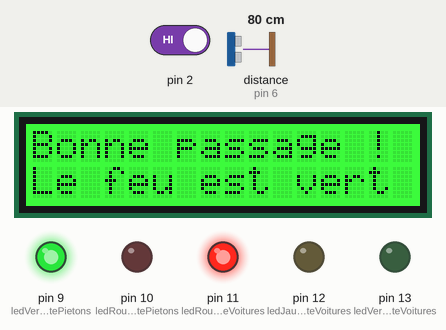
This sketch was run on a simulated Arduino Uno, built with avr-gcc and run on an emulated ATmega328P. Shown: 16×2 character LCD, output pins drawn as LEDs (lit = HIGH). The test bench sets the inputs (shaded band); at power-on: pin 2 HIGH, distance to the obstacle (sensor on pin 6) 80 cm. The echo pulse lasts 58.3 µs per cm; pins used as bus, display or sensor lines are not drawn.

Above: at 1.2 s.
1.3 s: pin 2 driven LOW
At 10.9 s:
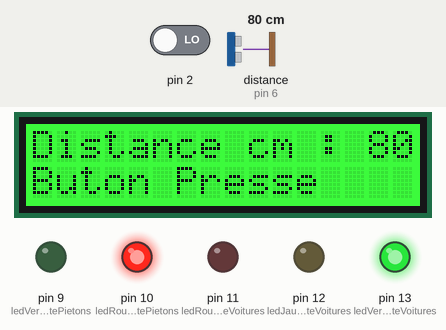
23.3 s: pin 2 driven HIGH
At 33.2 s:
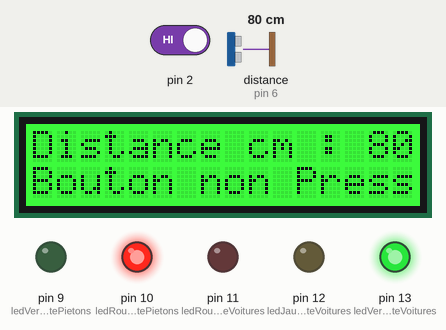
45.3 s: distance to the obstacle (sensor on pin 6) set to 2 cm
At 54.6 s:
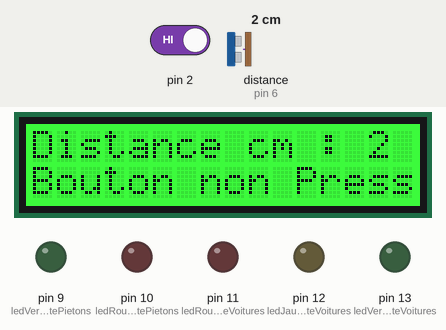
55.2 s: pin 2 driven LOW
At 65.7 s:
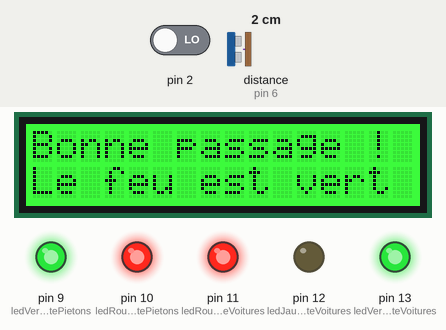
Timing chart, 0 to 75.9 s (numbered marks = the images above; inputs shaded):
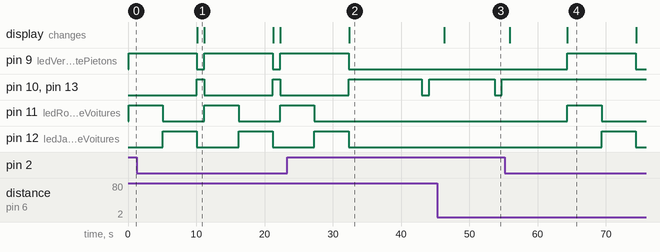

Measured:
- after the input at 1.3 s, the display: changes after 8.9 s (image 1)
- after the input at 23.3 s, pin 9 (ledVertCotePietons), pin 12 (ledJauneCoteVoitures): goes on until 32.3 s, then stays LOW; pin 11 (ledRougeCoteVoitures): goes on until 27.3 s, then stays LOW; the display: changes after 9.1 s (image 2)
- after the input at 45.3 s, the display: changes after 1.0 s (image 3)
- after the input at 55.2 s, pin 10 (ledRougeCotePietons), pin 13 (ledVertCoteVoitures): stays HIGH (without the input it goes to LOW after 9.2 s); the display: first changes after 0.69 s (image 4 shows a later state)
- by itself, pin 9 (ledVertCotePietons): alternates HIGH for 10.0 s and LOW for 1.1 s
- by itself, pin 11 (ledRougeCoteVoitures), pin 12 (ledJauneCoteVoitures): alternates HIGH for 5.0 s and LOW for 6.1 s
- what the display in image 1 shows lasts 1.0 s, from 10.2 s to 11.2 s

The sketch:

main.ino
```cpp
#include <Wire.h>
#include "rgb_lcd.h"

rgb_lcd lcd;

const int colorRed = 0;
const int colorGreen = 255;
const int colorBlue = 0;
/**
  Le bouton poussoir
*/
int etatBouton;
int boutonPressed = 0;
int boutonNonPressed = 1;
/**
  Les leds
*/
int ledVertCoteVoitures = 13;
int ledJauneCoteVoitures = 12;
int ledRougeCoteVoitures = 11;
int ledRougeCotePietons = 10;
int ledVertCotePietons = 9;
/**
  Le capteur Ultrason
*/
int trig = 7;
int echo = 6;
long lecture_echo;
long distanceEncm;

void setup() {
  lcd.begin(16, 2);
  lcd.setRGB(colorRed, colorGreen, colorBlue);
  /**
    Leds
  */
  pinMode(ledVertCoteVoitures, OUTPUT);
  pinMode(ledJauneCoteVoitures, OUTPUT);
  pinMode(ledRougeCoteVoitures, OUTPUT);
  pinMode(ledRougeCotePietons, OUTPUT);
  pinMode(ledVertCotePietons, OUTPUT);
  // bouton poussoir
  pinMode(2, INPUT);
  Serial.begin(9600);
  /**
     Capteur
  */
  pinMode(trig, OUTPUT);
  digitalWrite(trig, LOW);
  pinMode(echo, INPUT);
}

void loop() {
  // put your main code here, to run repeatedly:
  lcd.clear();
  lcd.setCursor(0,0);
  lcd.print("Bonne passage !");
  lcd.setCursor(0,1);
  lcd.print("Le feu est vert");
  digitalWrite(ledVertCotePietons, HIGH);
  digitalWrite(ledRougeCoteVoitures, HIGH);
  delay(5000);
  digitalWrite(ledJauneCoteVoitures, HIGH);
  digitalWrite(ledRougeCoteVoitures, LOW);
  delay(5000);
  int dureeEnSeconde = 10;
  for (int i = 0; i < dureeEnSeconde; ++i)
  {
    digitalWrite(ledJauneCoteVoitures, LOW);
    digitalWrite(ledVertCotePietons, LOW);
    digitalWrite(ledVertCoteVoitures, HIGH);
    digitalWrite(ledRougeCotePietons, HIGH);
    digitalWrite(trig, HIGH);
    delayMicroseconds(10); // envoi d'une impulsion sur trig de 10 microsecondes
    digitalWrite(trig, LOW);
    lecture_echo = pulseIn(echo, HIGH);
    distanceEncm = lecture_echo / 58; // lecture_echo*340/(2*10000)
    lcd.clear();
    lcd.setCursor(0, 0);
    lcd.print("Distance cm : ");
    lcd.print(distanceEncm);
    lcd.setCursor(0,1);
    lcd.print("Bouton non Presse");
    etatBouton = digitalRead(2);
    if  ( (etatBouton == boutonPressed) && (distanceEncm > 25))
    {
      lcd.clear();
      lcd.setCursor(0,0);
      lcd.print("Distance cm : ");
      lcd.print(distanceEncm);
      lcd.setCursor(0, 1);
      lcd.print("Buton Presse");
      delay(1000);
      digitalWrite(ledJauneCoteVoitures, LOW);
      digitalWrite(ledVertCoteVoitures, LOW);
      digitalWrite(ledRougeCotePietons, LOW);
      loop();
    }
    if ( (etatBouton == boutonPressed) && (distanceEncm < 25) )
    {
      lcd.clear();
      lcd.setCursor(0,0);
      lcd.print("Distance cm : ");
      lcd.print(distanceEncm);
      lcd.setCursor(0, 1);
      lcd.print("Buton Presse");
      delay(1000);
    }

    else if (etatBouton == boutonNonPressed)
    {
      lcd.clear();
      lcd.setCursor(0,0);
      lcd.print("Distance cm : ");
      lcd.print(distanceEncm);
      lcd.setCursor(0,1);
      lcd.print("Bouton non Presse");
      delay(1000);
      digitalWrite(ledVertCoteVoitures, LOW);
      digitalWrite(ledRougeCotePietons, LOW);
    }
  }
}
```
